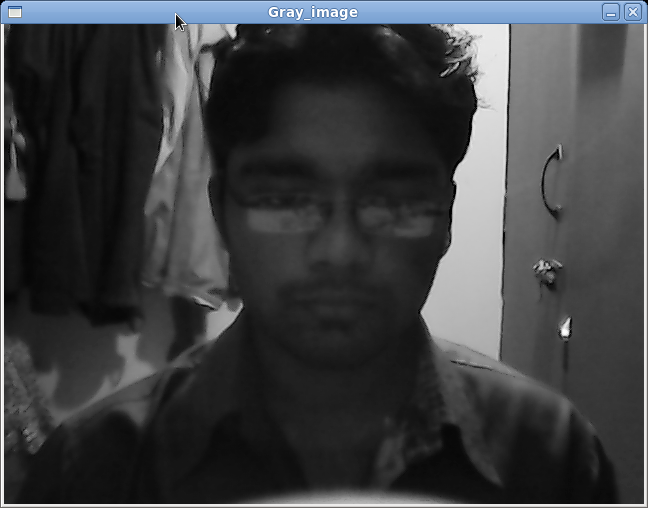
//> input picture 3.png, 648 x 508 px
$ ./can2   (built with g++ and OpenCV 4)
//> lines starting //> are read from the running program, lines starting //| are printed output that depends on the picture
#include <cv.h>
#include <highgui.h>


int main(int argc, char *argv[])
{
        IplImage* img = cvLoadImage( "3.png", 0);
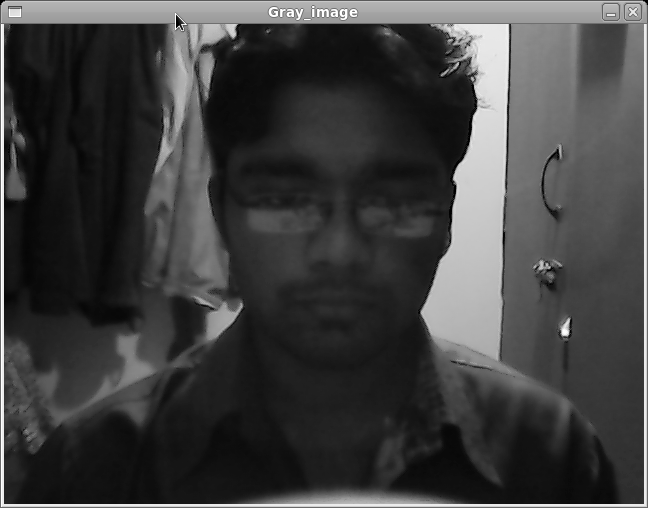
//> img: 508 rows x 648 cols, CV_8UC1; min 0, max 255, mean 63.8
    cvNamedWindow( "example-input" );
    cvNamedWindow( "example-output" );

    // Show the original image
    cvShowImage("example-input", img);

    // Make sure image is divisible by 2
    assert( img->width%2 == 0 && img->height%2 == 0);

    // Create an image for the output
    IplImage* out = cvCreateImage( cvSize(img->width/2,img->height/2), img->depth, img->nChannels );

    // Reduce the image by 2
    cvPyrDown( img, out );

    // Perform canny edge detection
    cvCanny( out, out, 10, 50, 3 );
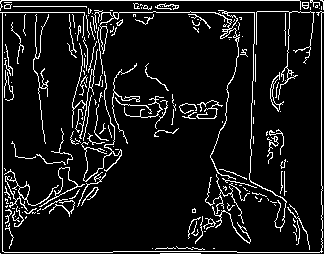
//> out: 254 rows x 324 cols, CV_8UC1; 9.3% white in thin lines or dots

    // Show the processed image
    cvShowImage("example-output", out);

    cvWaitKey(0);
    cvReleaseImage( &img );
    cvReleaseImage( &out );
    cvDestroyWindow( "example-input" );
    cvDestroyWindow( "example-output" );

    return 0;

}

$ run again, with temp.tiff saved as 3.png
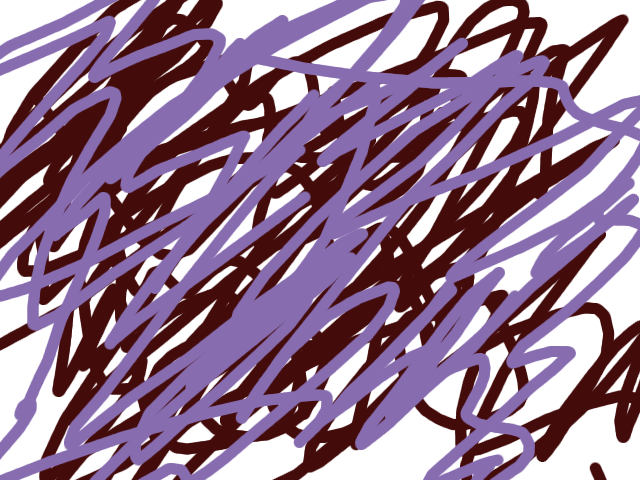
//> input picture temp.tiff, 640 x 480 px
//> `IplImage* img = cvLoadImage( "3.png", 0);`:
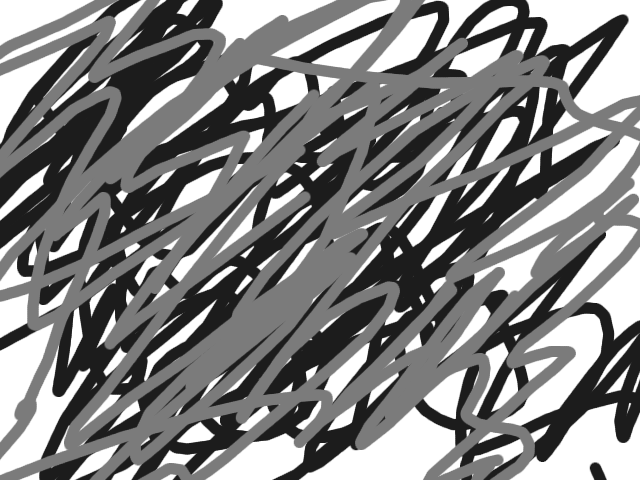
//> img: 480 rows x 640 cols, CV_8UC1; min 28, max 255, mean 130.2
//> `cvCanny( out, out, 10, 50, 3 );`:
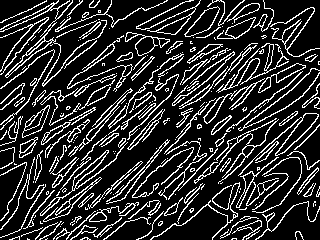
//> out: 240 rows x 320 cols, CV_8UC1; 18.6% white in thin lines or dots
